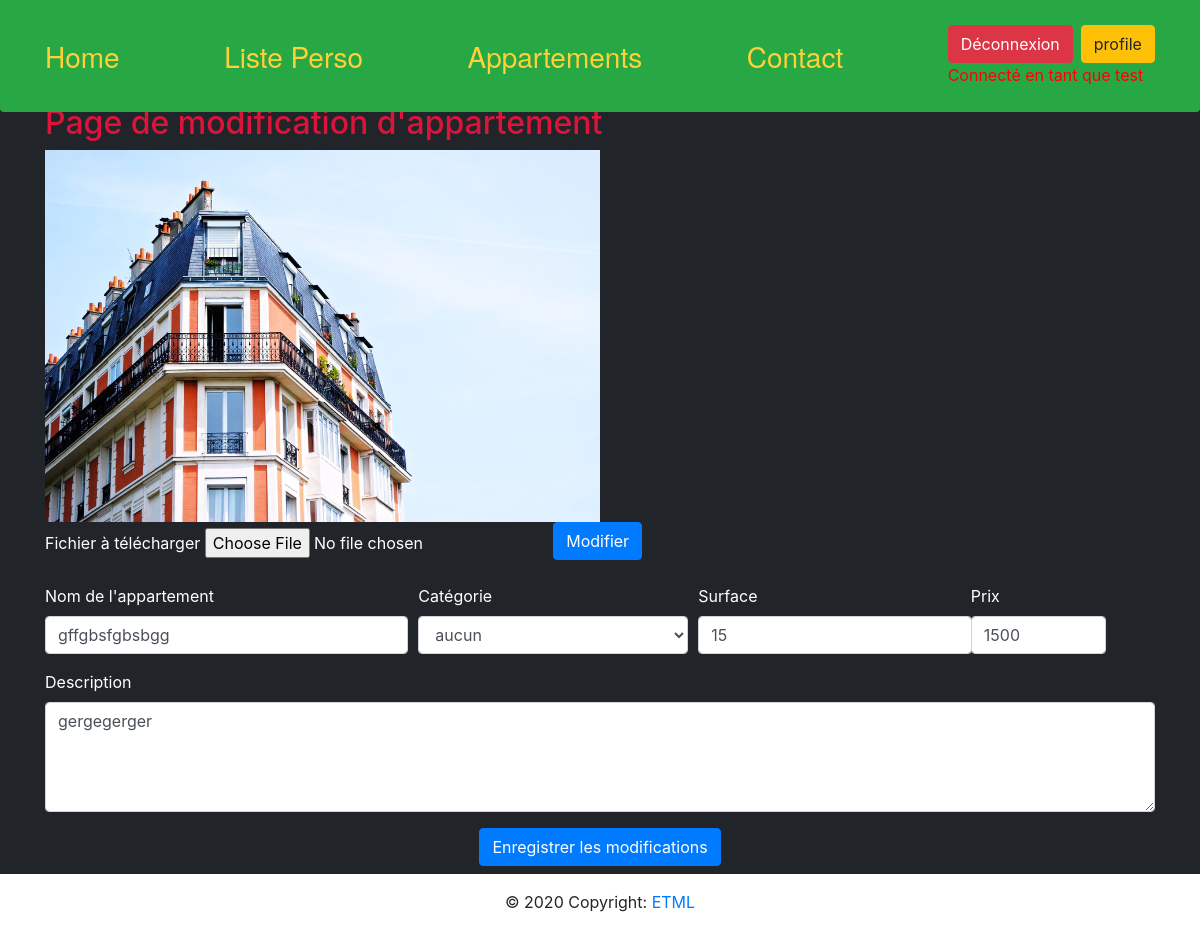
Page /index.php?controller=appartement&action=editAppartement&id=6 (signed in) on the earlier database version.
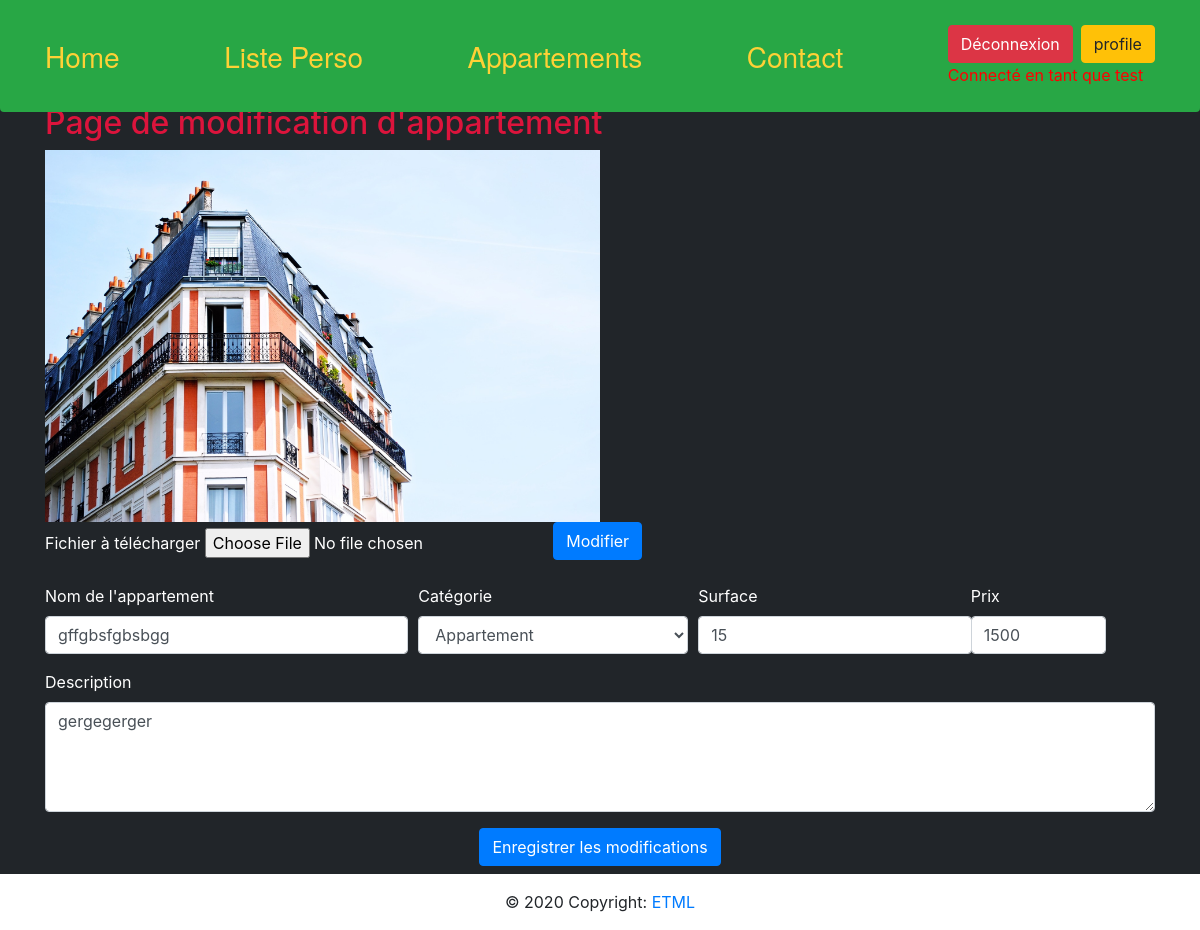
Same page on the later database version.
### tables this page shows
CREATE TABLE `t_appartement` (
  `idAppartement` bigint(20) UNSIGNED NOT NULL,
  `appName` varchar(50) NOT NULL,
  `appDescription` varchar(255) DEFAULT NULL,
  `appCategory` varchar(50) DEFAULT NULL,
  `appImage` varchar(255) DEFAULT 'defaultAppartementPicture.jpg',
  `appSurface` float DEFAULT NULL,
  `appPrix` float NOT NULL,
  `appDate` datetime NOT NULL DEFAULT CURRENT_TIMESTAMP,
  `appRate` int(11) NOT NULL DEFAULT '0',
  `appVisibility` tinyint(1) NOT NULL DEFAULT '1',
  `idUser` int(11) NOT NULL
);

CREATE TABLE `t_category` (
  `idCategory` bigint(20) UNSIGNED NOT NULL,
  `catName` varchar(100) NOT NULL DEFAULT 'Appartement'
);

### controller/AppartementController.php (called while the page is built, shortened)
<?php
include_once("model/Database.php");
class AppartementController extends Controller {
    public function display() {
        $action = "listAction";
        $database = new Database();
        if (!array_key_exists("action", $_GET))
        {
            $action = "listAction";
        }
        else
        {
            switch($_GET["action"])
            {
                case "deleteAppartement":
                case "editAppartement":
                    if (array_key_exists("id", $_GET) && $database->AppartementExist($_GET["id"]) && array_key_exists("isConnected", $_SESSION) && $_SESSION["isConnected"])
                    {
                        $action = $_GET["action"] . "Action";
                    }
                    else
                    {
                        $action = "listAction";
                    }
                    break;
            }
        }
        return call_user_func(array($this, $action));
    }
    private function editAppartementAction() {
        $database = new Database();
        $appartement = $database->getOneAppartement($_GET["id"]);
        $categories = $database->getAllCategories();
        $view = file_get_contents('view/page/restrictedPages/manageAppartement/editAppartement.php');
        eval('?>' . $view);
        $content = ob_get_clean();
        return $content;
    }
}

### model/Database.php (called while the page is built, shortened)
<?php
class Database {
    private $connector;
    public function __construct()
    {
        $dbName = $GLOBALS['MM_CONFIG']['database']['dbName'];
        $user = $GLOBALS['MM_CONFIG']['database']['username'];
        $password = $GLOBALS['MM_CONFIG']['database']['password'];
        $charset = $GLOBALS['MM_CONFIG']['database']['charset'];
        $host = $GLOBALS['MM_CONFIG']['database']['host'];
        $port = $GLOBALS['MM_CONFIG']['database']['port'];
        $this->connector = new PDO("mysql:host=$host;port=$port;dbname=$dbName;charset=$charset" , $user, $password);
    }
    private function queryPrepareExecute($query, $binds)
    {
        $req = $this->connector->prepare($query);
        $req->execute();
        return $req;
    }
    private function formatData($req)
    {
        return $req->fetchALL(PDO::FETCH_ASSOC);
    }
    public function AppartementExist($idAppartement)
    {
        $req = $this->queryPrepareExecute('SELECT * FROM t_appartement', null);
        $appartements = $this->formatData($req);
        foreach($appartements as $appartement)
        {
            if ($appartement["idAppartement"] == $idAppartement)
            {
                return true;
            }
        }
        return false;
    }
    public function getOneAppartement($id)
    {
        $req = $this->queryPrepareExecute('SELECT * FROM t_appartement LEFT JOIN t_category ON t_appartement.appCategory = t_category.idCategory WHERE idAppartement = ' . $id, null);
        $appartements = $this->formatData($req);
        return $appartements[0];
    }
    public function getAllCategories()
    {
        $req = $this->queryPrepareExecute('SELECT * FROM t_category' , null);
        $appartements = $this->formatData($req);
        return $appartements;
    }
}
?>

### view/page/restrictedPages/manageAppartement/editAppartement.php (the view, shortened to what the changed rows need)
<div class="text-white">
    <h2>Page de modification d'appartement</h2>
    <?php
        $imageAppartementLink = '"resources/image/Appartements/' . htmlspecialchars($appartement['appImage']) . '"';
        echo '<img style="width:50%;" src=' . $imageAppartementLink . ' alt="image de profile">';
        echo '<form action="index.php?controller=appartement&action=editAppartement&id=' . $appartement["idAppartement"] . '" method="post" enctype="multipart/form-data">';
            ?>
            <div class="form-group">
            </div>
        </form>
        <form action="index.php?controller=appartement&action=editAppartement&id=<?php  echo $appartement["idAppartement"]; ?>" method="post">
        <div class="form-row">
            <div class="col-md-4 mb-3 pt-n2 pb-n2">
                <label for="appName">Nom de l'appartement</label>
                <?php
                    echo '<input type="text" class="form-control" name="appName" id="appName" placeholder="nom d\'appartement" value="' . $appartement["appName"] . '">';
                ?>
            </div>
            <div class="col-md-3 mb-3 pt-n2 pb-n2">
                <label for="appCategory">Catégorie</label>
                <?php
                echo '<select id="appCategory" name="appCategory" class="form-control" >';
                    echo '<option value="-1" ';
                    if (array_key_exists("catName", $categories) && $categories["catName"] == "-1")
                    {
                        echo 'selected';
                    }
                    echo '>aucun</option>';
                    foreach ($categories as $category)
                    {
                        echo '<option value="' . $category["idCategory"] . '"';
                        if ($appartement["appCategory"] == $category["idCategory"])
                        {
                            echo 'selected';
                        }
                        echo '>' . $category["catName"] . '</option>';
                    }
                ?>
                </select>
            </div>
            <div class="form-row col-md-4 mb-3 pt-n2 pb-n2">
                <div class="mx-auto col-md-9">
                    <label for="appSurface">Surface</label>
                    <?php
                        echo '<input type="number" class="form-control" style="width:fit-content;" name="appSurface" id="appSurface" placeholder="[mettre carré]" min="10" value="' . $appartement["appSurface"] . '">';
                    ?>
                </div>
                <div class="mx-auto col-md-3">
                    <label for="appPrix">Prix</label>
                    <?php
                        echo '<input type="number" class="form-control" style="width:fit-content;" name="appPrix" id="appPrix" placeholder="800" min="10" max="99999" value="' . $appartement["appPrix"] . '">';
                    ?>
                </div>
            </div>
        </div>
        <label for="appDescription">Description</label>
        <?php
            echo '<textarea type="text" class="form-control" name="appDescription" id="appDescription" rows="4" cols="50" placeholder="Un appartement est une unité d\'habitation, comportant un certain nombre de pièces et qui n\'occupe qu\'une partie d\'un immeuble, situé généralement dans une ville. Il est souvent à usage d\'habitation.">' . $appartement["appDescription"] . '</textarea>';
        ?>
        <div class="d-flex">
            <div class="mx-auto mt-3 mb-3">
            </div>
        </div>
    </form>
</div>

Differences in the rows shown:
changed t_appartement "gffgbsfgbsbgg": appCategory (not shown) → "Appartement"
Other differences:
form field appCategory: "aucun" → (not shown)
